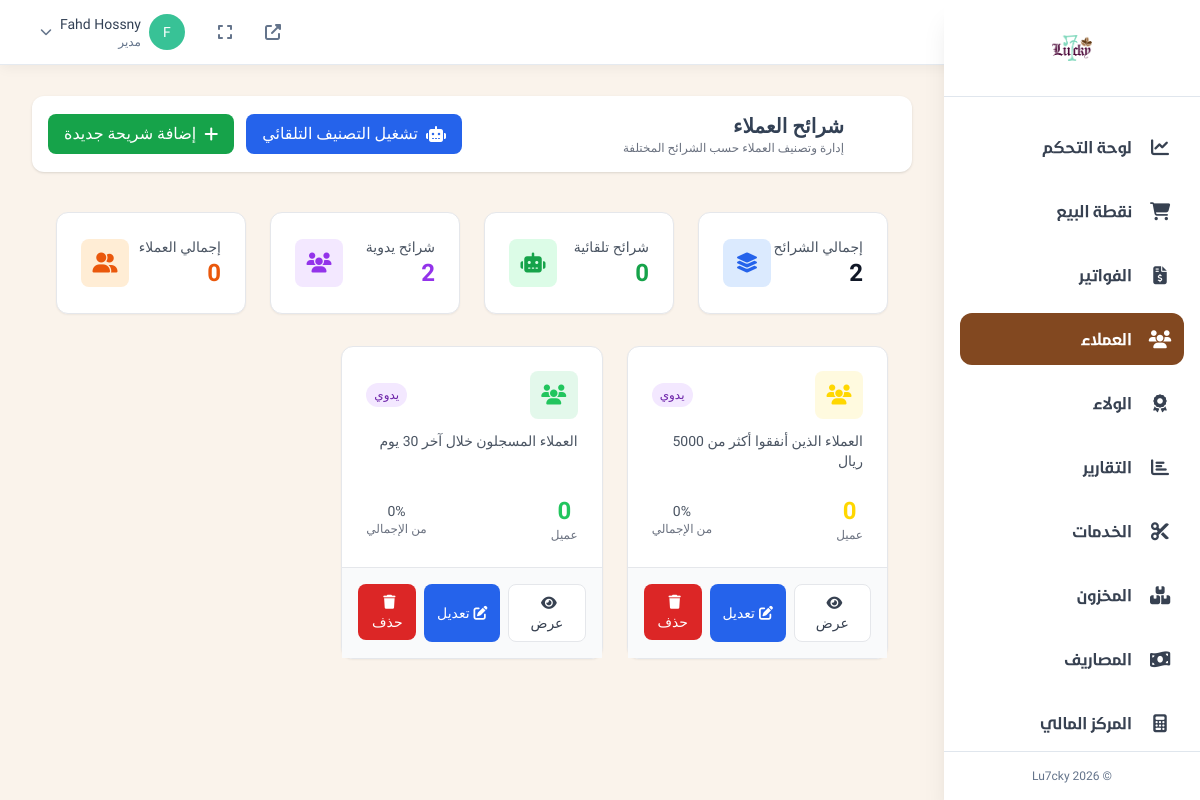
The app's page /admin/customer_segments.php (signed in) with its own data.
### tables this page shows
CREATE TABLE `customer_segments` (
  `id` int(11) NOT NULL,
  `name` varchar(100) NOT NULL,
  `name_ar` varchar(100) DEFAULT NULL,
  `name_en` varchar(100) DEFAULT NULL,
  `description` text DEFAULT NULL,
  `segment_type` enum('spending','loyalty','inactivity','services','custom') NOT NULL,
  `rules` longtext NOT NULL,
  `criteria` longtext DEFAULT NULL,
  `color` varchar(7) DEFAULT NULL,
  `is_active` tinyint(1) NOT NULL DEFAULT 1,
  `created_at` timestamp NOT NULL DEFAULT current_timestamp(),
  `created_by` int(11) DEFAULT NULL,
  `is_automatic` tinyint(1) NOT NULL DEFAULT 0
);

### admin/customer_segments.php (the view, shortened to what this page needs)
<?php
$database = new Database();
$db = $database->getConnection();
$segments_query = "
    SELECT cs.*, COUNT(csa.customer_id) as actual_count
    FROM customer_segments cs
    LEFT JOIN customer_segment_assignments csa ON cs.id = csa.segment_id
    WHERE cs.is_active = 1
    GROUP BY cs.id
    ORDER BY cs.name_ar ASC
";
$segments_stmt = $db->prepare($segments_query);
$segments_stmt->execute();
$segments = $segments_stmt->fetchAll(PDO::FETCH_ASSOC);
$total_customers_stmt = $db->query("SELECT COUNT(*) FROM customers WHERE status = 'active'");
$total_customers = $total_customers_stmt->fetchColumn();
$stats_query = "
    SELECT
        COUNT(*) as total_segments,
        SUM(CASE WHEN is_automatic = 1 THEN 1 ELSE 0 END) as automatic_segments,
        SUM(CASE WHEN is_automatic = 0 THEN 1 ELSE 0 END) as manual_segments
    FROM customer_segments
    WHERE is_active = 1
";
$stats_stmt = $db->prepare($stats_query);
$stats_stmt->execute();
$stats = $stats_stmt->fetch(PDO::FETCH_ASSOC);
?>
<div class="bg-white rounded-xl shadow mb-4 p-4">
    <div class="flex items-center justify-between">
        <div class="flex items-center gap-3">
            <div class="w-10 h-10 bg-mai-brown rounded-lg flex items-center justify-center text-white">
                <i class="fas fa-layer-group"></i>
            </div>
            <div>
                <h1 class="text-xl font-bold text-mai-dark-brown">شرائح العملاء</h1>
                <p class="text-xs text-gray-500">إدارة وتصنيف العملاء حسب الشرائح المختلفة</p>
            </div>
        </div>
        <div class="flex gap-3">
            <button onclick="openAutoSegModal()" class="bg-blue-600 text-white px-4 py-2 rounded-lg hover:bg-blue-700 flex items-center gap-2">
                <i class="fas fa-robot"></i>
                تشغيل التصنيف التلقائي
            </button>
            <button onclick="openCreateSegmentModal()" class="bg-green-600 text-white px-4 py-2 rounded-lg hover:bg-green-700 flex items-center gap-2">
                <i class="fas fa-plus"></i>
                إضافة شريحة جديدة
            </button>
        </div>
    </div>
</div>
<div class="p-6">
    <div class="grid grid-cols-1 md:grid-cols-4 gap-6 mb-8">
        <div class="bg-white rounded-xl shadow-sm border p-6">
            <div class="flex items-center justify-between">
                <div>
                    <p class="text-sm text-gray-600">إجمالي الشرائح</p>
                    <p class="text-2xl font-bold text-gray-900"><?= $stats['total_segments'] ?? 0 ?></p>
                </div>
                <div class="w-12 h-12 bg-blue-100 rounded-lg flex items-center justify-center">
                    <i class="fas fa-layer-group text-blue-600 text-xl"></i>
                </div>
            </div>
        </div>
        <div class="bg-white rounded-xl shadow-sm border p-6">
            <div class="flex items-center justify-between">
                <div>
                    <p class="text-sm text-gray-600">شرائح تلقائية</p>
                    <p class="text-2xl font-bold text-green-600"><?= $stats['automatic_segments'] ?? 0 ?></p>
                </div>
                <div class="w-12 h-12 bg-green-100 rounded-lg flex items-center justify-center">
                    <i class="fas fa-robot text-green-600 text-xl"></i>
                </div>
            </div>
        </div>
        <div class="bg-white rounded-xl shadow-sm border p-6">
            <div class="flex items-center justify-between">
                <div>
                    <p class="text-sm text-gray-600">شرائح يدوية</p>
                    <p class="text-2xl font-bold text-purple-600"><?= $stats['manual_segments'] ?? 0 ?></p>
                </div>
                <div class="w-12 h-12 bg-purple-100 rounded-lg flex items-center justify-center">
                    <i class="fas fa-users text-purple-600 text-xl"></i>
                </div>
            </div>
        </div>
        <div class="bg-white rounded-xl shadow-sm border p-6">
            <div class="flex items-center justify-between">
                <div>
                    <p class="text-sm text-gray-600">إجمالي العملاء</p>
                    <p class="text-2xl font-bold text-orange-600"><?= $total_customers ?></p>
                </div>
                <div class="w-12 h-12 bg-orange-100 rounded-lg flex items-center justify-center">
                    <i class="fas fa-user-friends text-orange-600 text-xl"></i>
                </div>
            </div>
        </div>
    </div>
    <?php if (empty($segments)): ?>
        <div class="text-center py-12"><i class="fas fa-layer-group text-6xl text-gray-300 mb-4"></i><h3 class="text-xl font-medium text-gray-600 mb-2">لا توجد شرائح عملاء</h3><button onclick="openCreateSegmentModal()" class="bg-blue-600 text-white px-6 py-3 rounded-lg"><i class="fas fa-plus ml-2"></i>إنشاء شريحة جديدة</button></div>
    <?php else: ?>
    <div class="grid grid-cols-1 md:grid-cols-2 lg:grid-cols-3 xl:grid-cols-4 gap-6">
        <?php foreach ($segments as $segment): ?>
        <div class="bg-white rounded-xl shadow-sm border flex flex-col">
            <div class="p-6 border-b flex-grow">
                <div class="flex items-center justify-between mb-3">
                    <div class="w-12 h-12 rounded-lg flex items-center justify-center" style="background-color: <?= htmlspecialchars($segment['color']) ?>20;"><i class="fas fa-users text-xl" style="color: <?= htmlspecialchars($segment['color']) ?>;"></i></div>
                    <?php if ($segment['is_automatic']): ?><span class="px-2 py-1 bg-green-100 text-green-800 text-xs rounded-full">تلقائي</span><?php else: ?><span class="px-2 py-1 bg-purple-100 text-purple-800 text-xs rounded-full">يدوي</span><?php endif; ?>
                </div>
                <p class="text-sm text-gray-600 mb-4 h-12 overflow-hidden"><?= htmlspecialchars($segment['description']) ?></p>
                <div class="flex items-center justify-between">
                    <div class="text-center"><p class="text-2xl font-bold" style="color: <?= htmlspecialchars($segment['color']) ?>;"><?= $segment['actual_count'] ?></p><p class="text-xs text-gray-500">عميل</p></div>
                    <div class="text-center"><p class="text-sm font-medium text-gray-600"><?= $total_customers > 0 ? round(($segment['actual_count'] / $total_customers) * 100, 1) : 0 ?>%</p><p class="text-xs text-gray-500">من الإجمالي</p></div>
                </div>
            </div>
            <div class="p-4 bg-gray-50">
                <div class="flex gap-2">
                    <button onclick="viewSegmentCustomers(<?= $segment['id'] ?>)" class="w-full bg-white text-gray-700 px-3 py-2 rounded-lg text-sm border"><i class="fas fa-eye ml-1"></i>عرض</button>
                    <button onclick='openEditSegmentModal(<?= htmlspecialchars(json_encode($segment)) ?>)' class="w-full bg-blue-600 text-white px-3 py-2 rounded-lg text-sm"><i class="fas fa-edit ml-1"></i>تعديل</button>
                    <form method="POST" onsubmit="return confirm('هل أنت متأكد؟');" class="w-full">
                        <button type="submit" class="w-full bg-red-600 text-white px-3 py-2 rounded-lg text-sm"><i class="fas fa-trash ml-1"></i>حذف</button>
                    </form>
                </div>
            </div>
        </div>
        <?php endforeach; ?>
    </div>
    <?php endif; ?>
</div>
<?php
include 'layouts/responsive_base.php';
?>

### admin/layouts/responsive_base.php (style rules this page uses)
body { font-family: 'Tajawal', sans-serif; background-color: #FAF3EB; }

### records on screen
customer_segments: is_automatic "يدوي", description "العملاء الذين أنفقوا أكثر من 5000 ريال", actual_count "0"
customer_segments: is_automatic "يدوي", description "العملاء المسجلون خلال آخر 30 يوم", actual_count "0"

### other values on screen
mb_substr($current_admin['username'], 0, 1) "F"
$current_admin['username'] "Fahd Hossny"
$current_admin['role'] "مدير"
$item['title'] "لوحة التحكم"
$item['title'] "نقطة البيع"
$item['title'] "الفواتير"
$item['title'] "العملاء"
$item['title'] "الولاء"
$item['title'] "التقارير"
$item['title'] "الخدمات"
$item['title'] "المخزون"
$item['title'] "المصاريف"
$item['title'] "المركز المالي"
$stats['total_segments'] "2"
$stats['automatic_segments'] "0"
